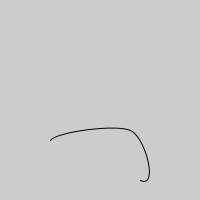
Frame 1 (no input)
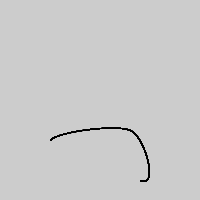
Frame 60 (the mouse pressed at the canvas centre just before this capture)
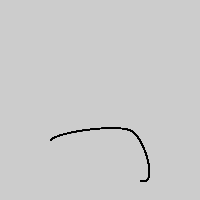
Frame 120 (the mouse held since frame 60 and released just before this capture)

The Processing sketch that drew these frames (run headless with seeded random() and noise(); from frame 60 on, the mouse is pressed at the canvas centre):

// Processing sketch: curveVertex
// ── curveVertex.pde
void setup(){
  size(200, 200);
}

void draw(){
  smooth();
  noFill();
  beginShape();
  curveVertex(100, 180); // pontos de controle inicial
  curveVertex(50, 140);
  curveVertex(130, 130);
  curveVertex(140, 180);
  curveVertex(20, 80); // pontos de controle final
  endShape();
}
